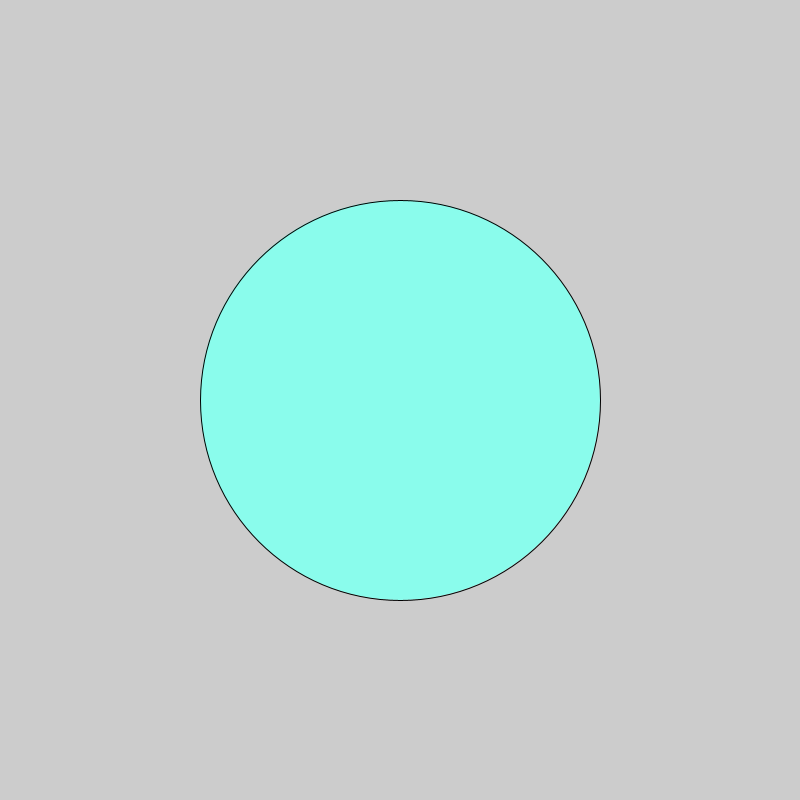
Frame 1 (no input)
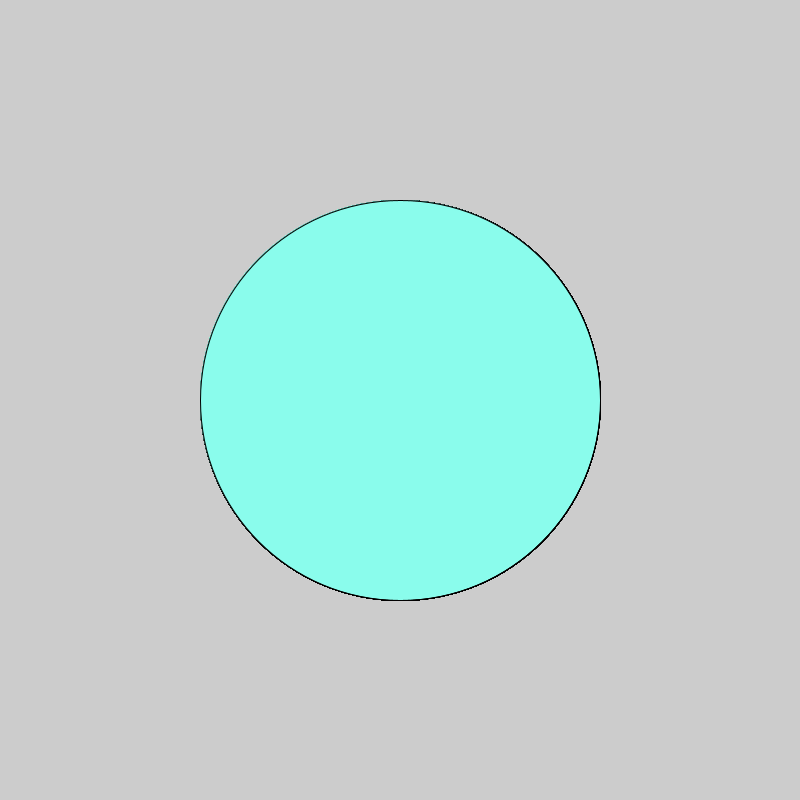
Frame 60 (the mouse pressed at the canvas centre just before this capture)
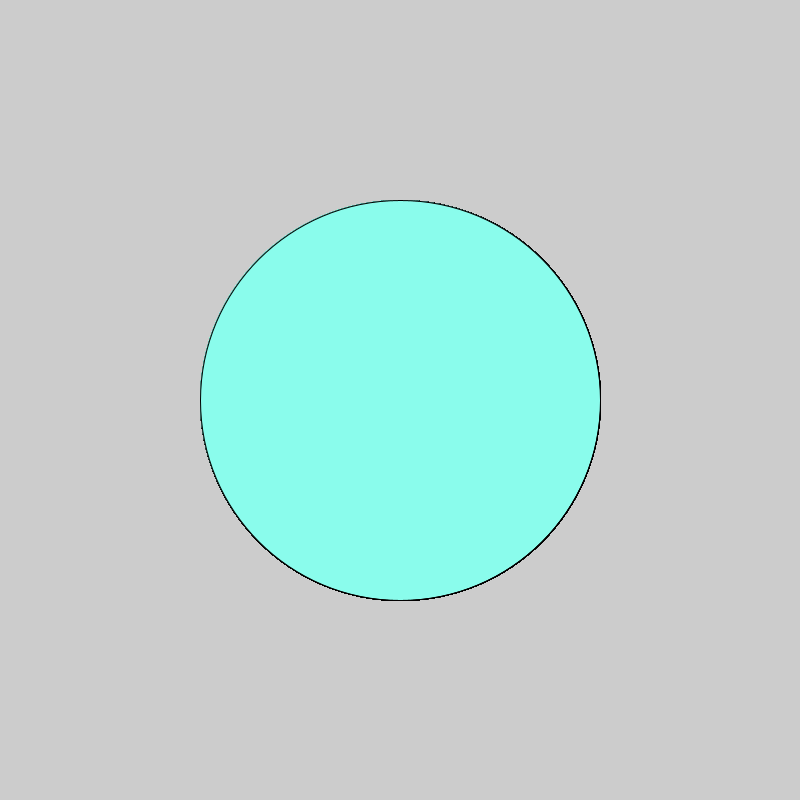
Frame 120 (the mouse held since frame 60 and released just before this capture)

The Processing sketch that drew these frames (run headless with seeded random() and noise(); from frame 60 on, the mouse is pressed at the canvas centre):

// Processing sketch: DOT
// ── DOT.pde
void setup(){
size(800,800);
}
void draw(){
fill(#8AFCEC);
ellipse(400,400,400,400);
}
